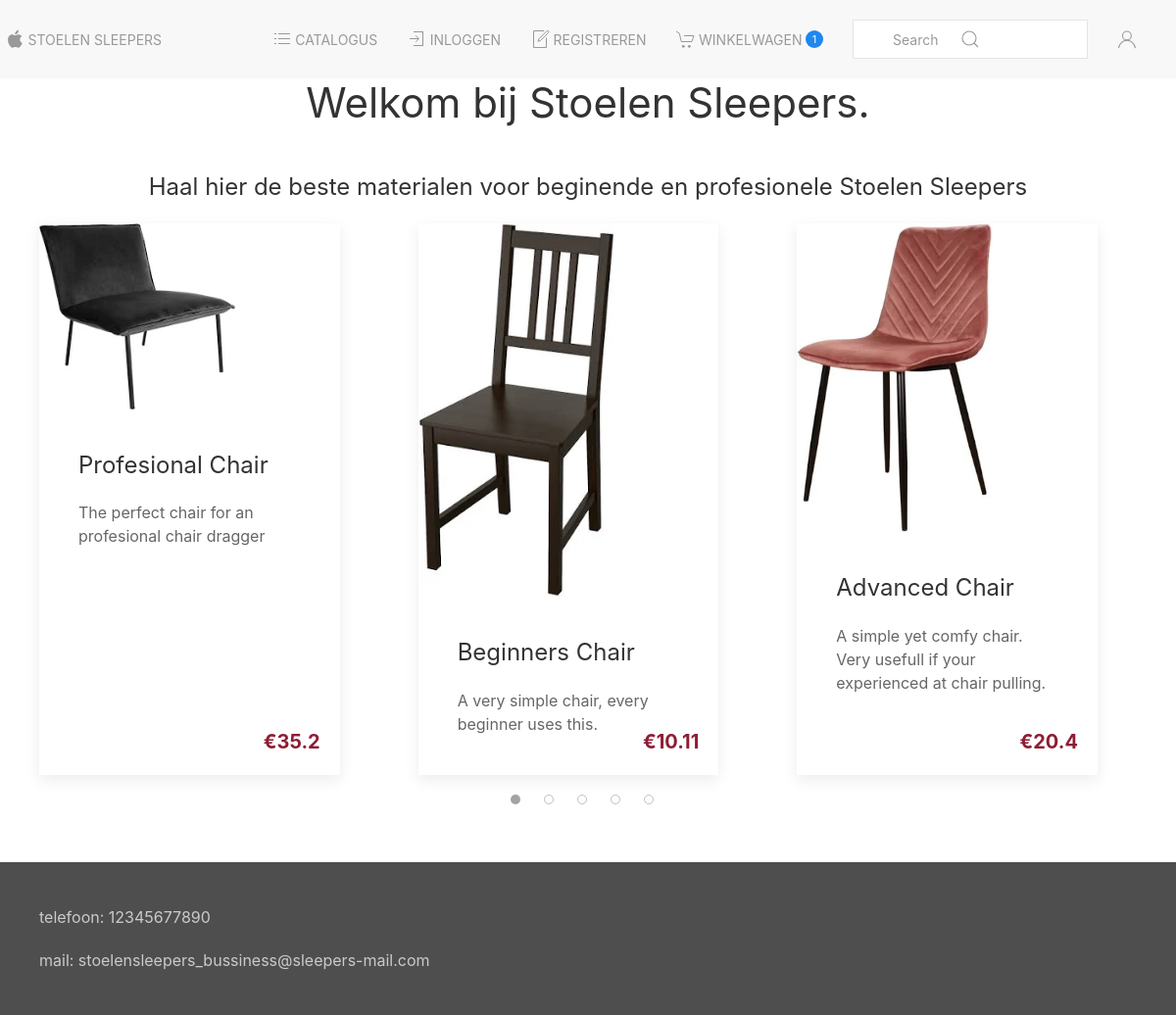
The app's page /dev/index.php with its own data.
### tables this page shows
CREATE TABLE `products` (
  `ID` int(11) NOT NULL,
  `name` varchar(50) NOT NULL,
  `description` varchar(250) NOT NULL,
  `price` float NOT NULL,
  `image` varchar(50) NOT NULL
);

### dev/index.php (the view, shortened to what this page needs)
<?php
try {
    $dbconn = new Database();
    $sql = "SELECT * FROM products";
    $query = $dbconn->prepare($sql);
    $query->execute();
    $recset = $query->fetchAll(PDO::FETCH_ASSOC);
} catch (PDOException $e) {
    echo "Connection failed: " . $e->getMessage();
}
include_once("template/head.inc.php");
?>
<main>
    <div class="uk-flex uk-flex-center">
        <h1>Welkom bij Stoelen Sleepers.</h1>
    </div>
    <br>
    <div class="uk-flex uk-flex-center">
        <h3>Haal hier de beste materialen voor beginende en profesionele Stoelen Sleepers</h3>
    </div>
    <div class="uk-container">
        <div class="uk-slider-container-offset" uk-slider="autoplay: true; autoplay-interval: 3000; active: first"
            id="slider-products">
            <div class="uk-position-relative uk-visible-toggle uk-dark" tabindex="-1">
                <div class="uk-slider-items uk-child-width-1-2@s uk-child-width-1-3@m uk-grid">
                    <?php for ($i = 0; $i < 5; $i++):
                        $product = $recset[$i]; ?>
                        <div class="uk-link-reset">
                            <div class="uk-card uk-card-default uk-height-1-1">
                                <a href="product.php?product_id=<?= $product['ID'] ?>">
                                    <div class="uk-card-media-top">
                                        <img src=<?= $product['image'] ?> height="300" width="200" alt="">
                                    </div>
                                    <div class="uk-card-body">
                                        <h3 class="uk-card-title"><?= $product['name'] ?></h3>
                                        <p><?= $product['description'] ?></p>
                                    </div>
                                    <div class="">
                                        <div class="uk-flex uk-flex-row">
                                            <div class="uk-flex-column uk-width-1-3">
                                                <h4 class="price-text uk-position-bottom-right uk-margin-right uk-margin-top">&euro;<?= $product['price'] ?></h4>
                                            </div>
                                        </div>
                                    </div>
                                </a>
                            </div>
                        </div>
                    <?php endfor; ?>
                </div>
            </div>
            <ul class="uk-slider-nav uk-dotnav uk-flex-center uk-margin"></ul>
        </div>
    </div>
</main>
<?php
include_once("template/foot.inc.php");

### dev/template/head.inc.php (shortened to what this page needs)
<!DOCTYPE html>
<html lang="en">
<head>
    <link href="./css/uikit_rtl.min.css" rel="stylesheet" />
    <link href="./css/uikit.min.css" rel="stylesheet" />
</head>
<body>
    <nav class="uk-navbar-container">
        <div uk-navbar class="uk-margin-xsmall-left uk-margin-medium-right">
            <div class="uk-navbar-left">
                <ul class="uk-navbar-nav">
                    <li>
                        <a href="index.php">
                            <span uk-icon="icon: apple"></span>
                            <p>Stoelen sleepers</p>
                        </a>
                    </li>
                </ul>
            </div>
            <div class="uk-navbar-right">
                <ul class="uk-navbar-nav">
                    <li>
                        <a href="catalogue.php">
                            <span uk-icon="icon: list"></span>
                            <p>Catalogus</p>
                        </a>
                    </li>
                    <li>
                        <a href="login.php">
                            <span uk-icon="icon: sign-in"></span>
                            <p>Inloggen</p>
                        </a>
                    </li>
                    <li>
                        <a href="register.php">
                            <span uk-icon="icon: file-edit"></span>
                            <p>Registreren</p>
                        </a>
                    </li>
                    <li>
                        <a href="cart.php">
                            <span uk-icon="icon: cart"></span>
                            <p>Winkelwagen</p>
                            <span class="uk-badge">1</span>
                        </a>
                    </li>
                    <li>
                        <div>
                            <div class="uk-navbar-item">
                                <form class="uk-search uk-search-navbar">
                                    <span uk-search-icon></span>
                                    <input class="uk-search-input" type="search" placeholder="Search"
                                        aria-label="Search">
                                </form>
                            </div>
                        </div>
                    </li>
                    <li>
                        <a><span uk-icon="icon: user" class="uk-parent"></span></a>
                    </li>
                </ul>
            </div>
        </div>
    </nav>

### dev/template/foot.inc.php (shortened to what this page needs)
<footer>
        <div uk-sticky="position: bottom">
            <div class="uk-overlay-primary">
                <div class="uk-container">
                    <br>
                    <p>telefoon: 12345677890</p>
                    <p>mail: stoelensleepers_bussiness@sleepers-mail.com</p>
                    <br>
                </div>
            </div>
        </div>
    </footer>
</body>
</html>

### records on screen
products: image (picture), name "Profesional Chair", description "The perfect chair for an profesional chair dragger", price "35.2"
products: image (picture), name "Beginners Chair", description "A very simple chair, every beginner uses this.", price "10.11"
products: image (picture), name "Advanced Chair", description "A simple yet comfy chair. Very usefull if your experienced at chair pulling.", price "20.4"
